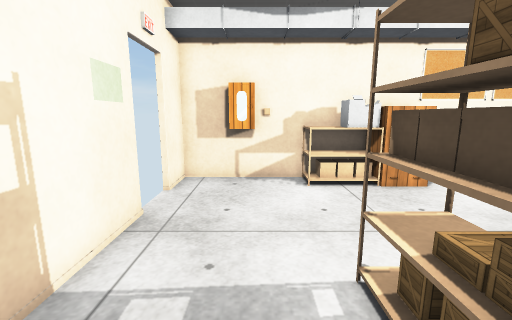
view 1 (above)

12 first-person views from a walk through a 3-D level made in the Unity game engine. The camera is 1.2 m above the floor, tilts 10° down and sees 90° across. The floor is counted in squares, 0.5 m on a side. Each view is taken from the middle of a square. On the plan, view 1 faces up. The plan holds only what a view shows up to about 17 squares ahead; the rest is blank. Door leaves are left out, so doorways stand open. Some surface patterns are stand-ins.

view 2
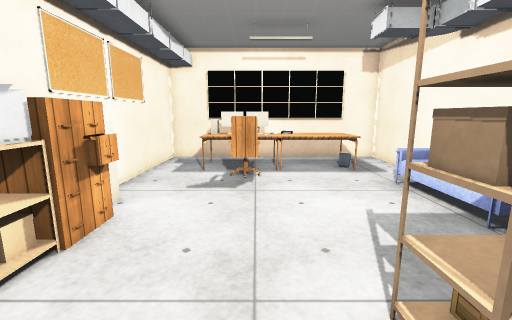

view 3
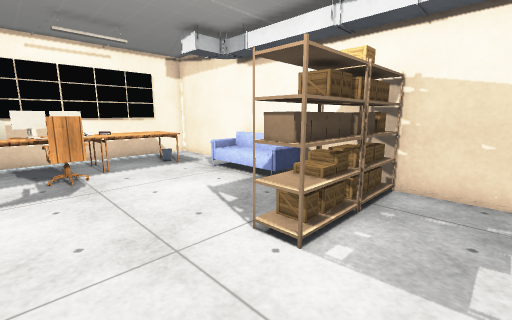

view 4
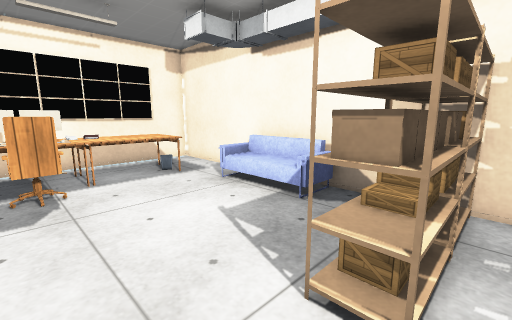

view 5
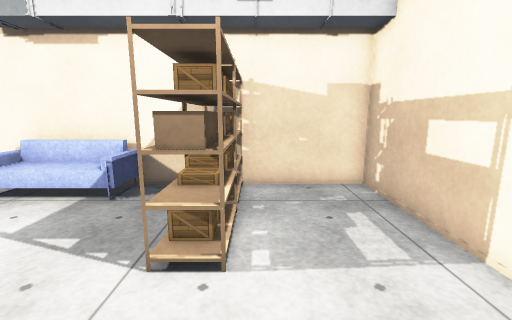

view 6
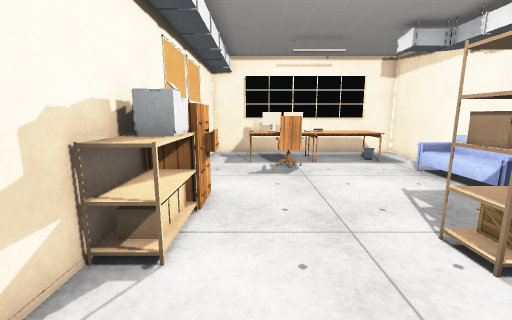

view 7
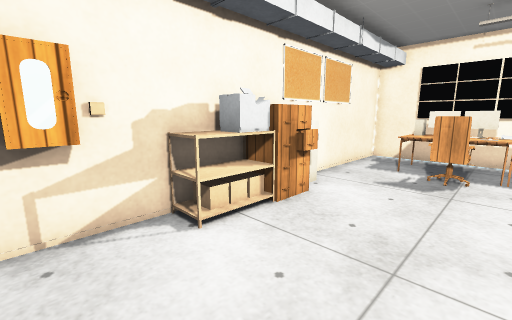

view 8
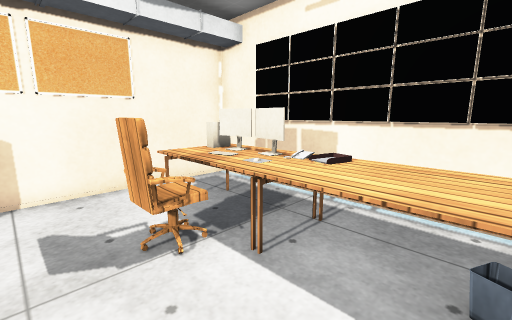

view 9
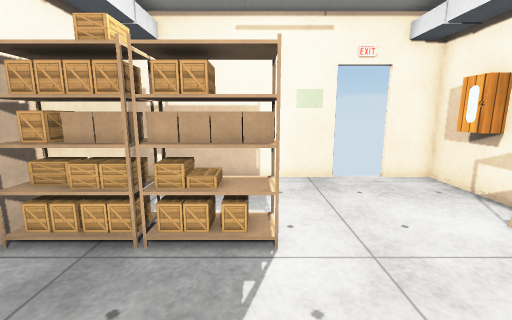

view 10
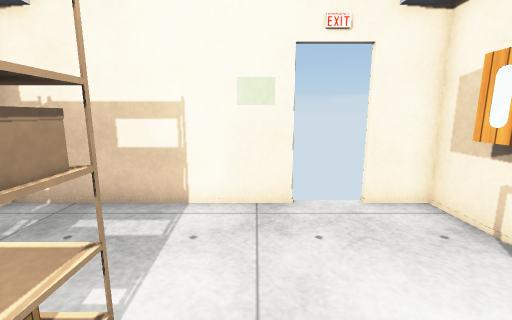

view 11
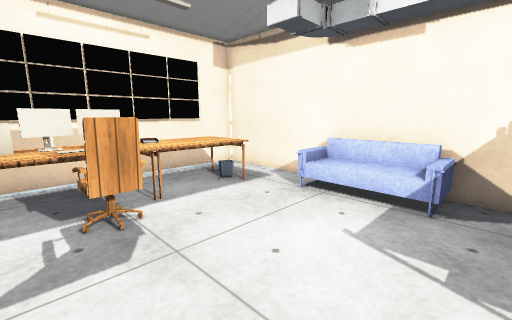

view 12
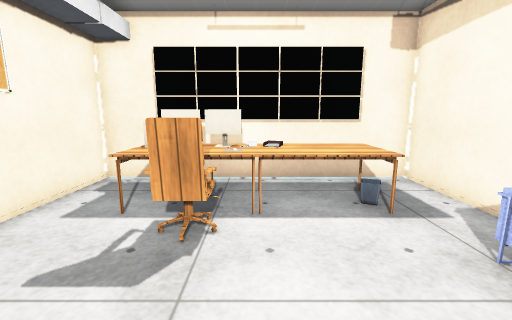

### Floor plan
Key: @ floor where view 1 was taken; # wall or solid block; . floor; D open door; = window, fence, low wall or low ledge; ^ raised ledge; C cabinet; P printer; T thing the floor can be seen under or through; A table; H chair; N phone; S sofa; M monitor; O other object.
Columns run from 3 left of view 1 to 15 right of it. Each row starts with its distance up from view 1.
 10 ## ################
  9 #. C.^PPCC#.......#
  8 D.....=#CC........#
  7 D.............AAA.#
  6 D............HAOA.#
  5 #...........HHAAA.O
  4 #.............ANN.O
  3 #...TTT.......AAA.#
  2 #...TTT.......AAA.M
  1 #...TTT.......AAA.O
  0 #..@TTT.S...=.....#
 -1 #...# #.O===O.....#
 -2 ##### #############

Positions as (right, up) in squares from view 1, and headings:
1: (0, 0), facing up
2: (0, 5), facing right
3: (-1, 7), facing down-right
4: (1, 6), facing down-right
5: (1, 7), facing down
6: (-2, 7), facing right
7: (-1, 4), facing up-right
8: (8, 1), facing up-right
9: (7, 3), facing left
10: (4, 5), facing left
11: (4, 7), facing down-right
12: (5, 4), facing right
